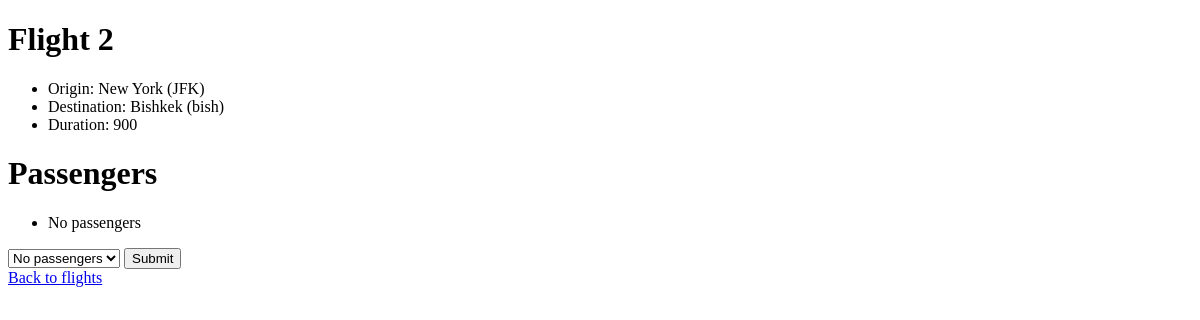
The app's page /flights/2, older data.
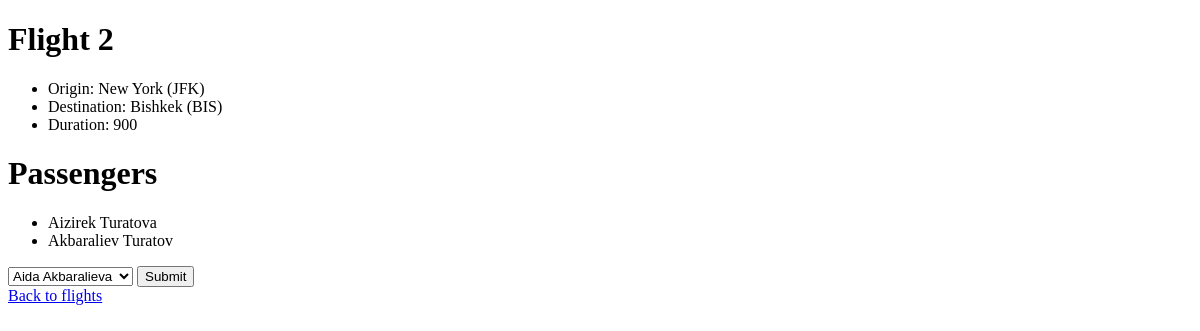
The same page, newer data.
### flights/models.py (models this page shows, shortened)
class Flight(models.Model):
    origin = models.ForeignKey(Airport, on_delete=models.CASCADE, related_name="departures")
    destination = models.ForeignKey(Airport, on_delete=models.CASCADE, related_name="arrivals")
    duration = models.IntegerField()

class Airport(models.Model):
    code = models.CharField(max_length=3)
    city = models.CharField(max_length=64)
    def __str__(self):
        return f"{self.city} ({self.code})"

class Passenger(models.Model):
    first = models.CharField(max_length=64)
    last = models.CharField(max_length=64)
    flights = models.ManyToManyField(Flight, blank=True, related_name="passengers")
    def __str__(self):
        return f"{self.first} {self.last}"

### flights/views.py (the view)
# urls.py: path("<int:flight_id>", views.flight, name="flight"),
def flight(request, flight_id):
    flight = Flight.objects.get(id=flight_id)
    passengers = flight.passengers.all()
    non_passengers = Passenger.objects.exclude(flights=flight).all()
    return render(request, "flights/flight.html", {
        "flight": flight,
        "passengers": passengers,
        "non_passengers": non_passengers
    })

### flights/templates/flights/flight.html (shortened to what this page needs)
{% extends 'flights/layout.html' %}
{% block body %}
    <h1>Flight {{ flight.id }}</h1>
    <ul>
        <li>Origin: {{ flight.origin }}</li>
        <li>Destination: {{ flight.destination }}</li>
        <li>Duration: {{ flight.duration }}</li>
    </ul>
    <h1>Passengers</h1>
    <ul>
        {% for passenger in passengers %}
            <li>{{ passenger }}</li>
        {% empty %}
            <li>No passengers</li>
        {% endfor %}
    </ul>
    <form action="{% url 'flights:book' flight.id %}" method="POST">
        <select name="passenger" id="">
            {% for np in non_passengers %}
                <option value="{{ np.id }}">{{ np }}</option>
            {% empty %}
                <option>No passengers</option>
            {% endfor %}
        </select>
        <input type="submit">
    </form>
    <a href="{% url 'flights:index' %}">Back to flights</a>
{% endblock %}

Row changes from the older to the newer data that the page shows:
changed through a linked row, Flight "New York (JFK)": destination "Bishkek (bish)" → "Bishkek (BIS)"
added Passenger: first+last "Aizirek Turatova"
added Passenger: first+last "Akbaraliev Turatov"
Text that changed along with them:
form field passenger: "No passengers" → "Aida Akbaralieva"
text no longer shown: "No passengers"
